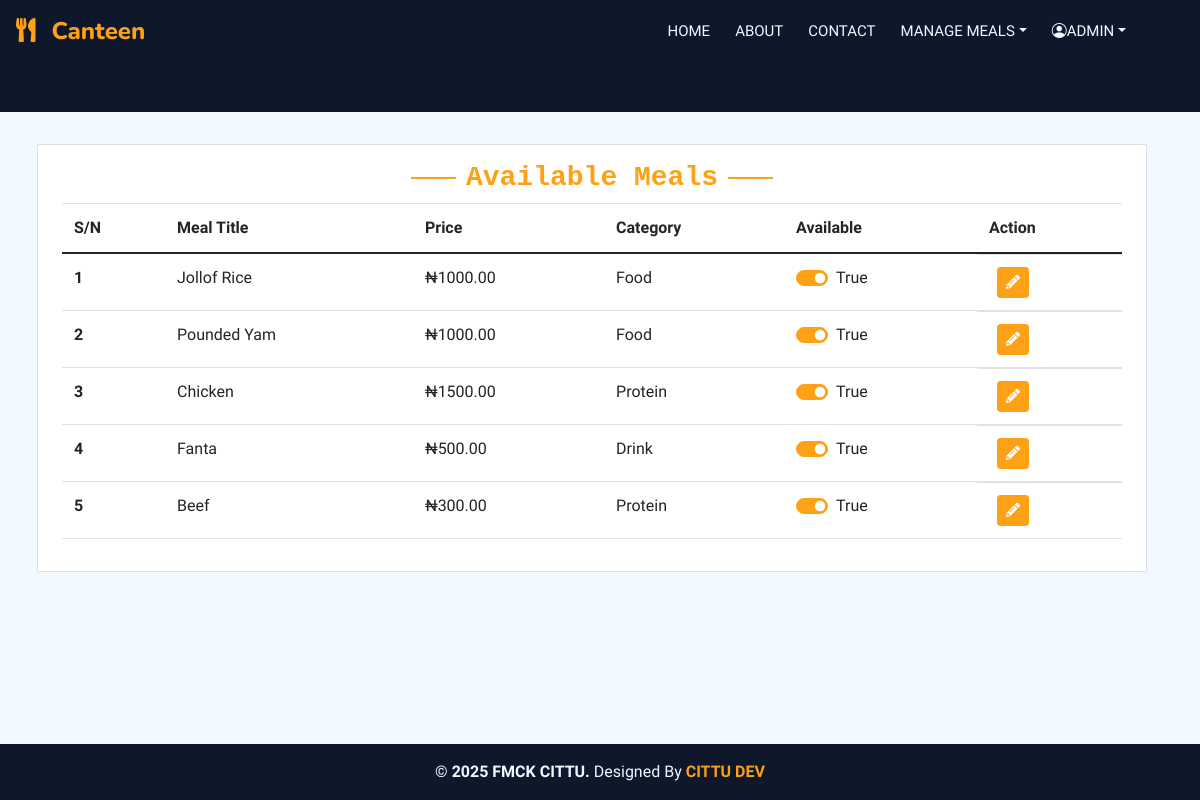
/canteen_manager (signed in), run on an earlier commit of the app's database.
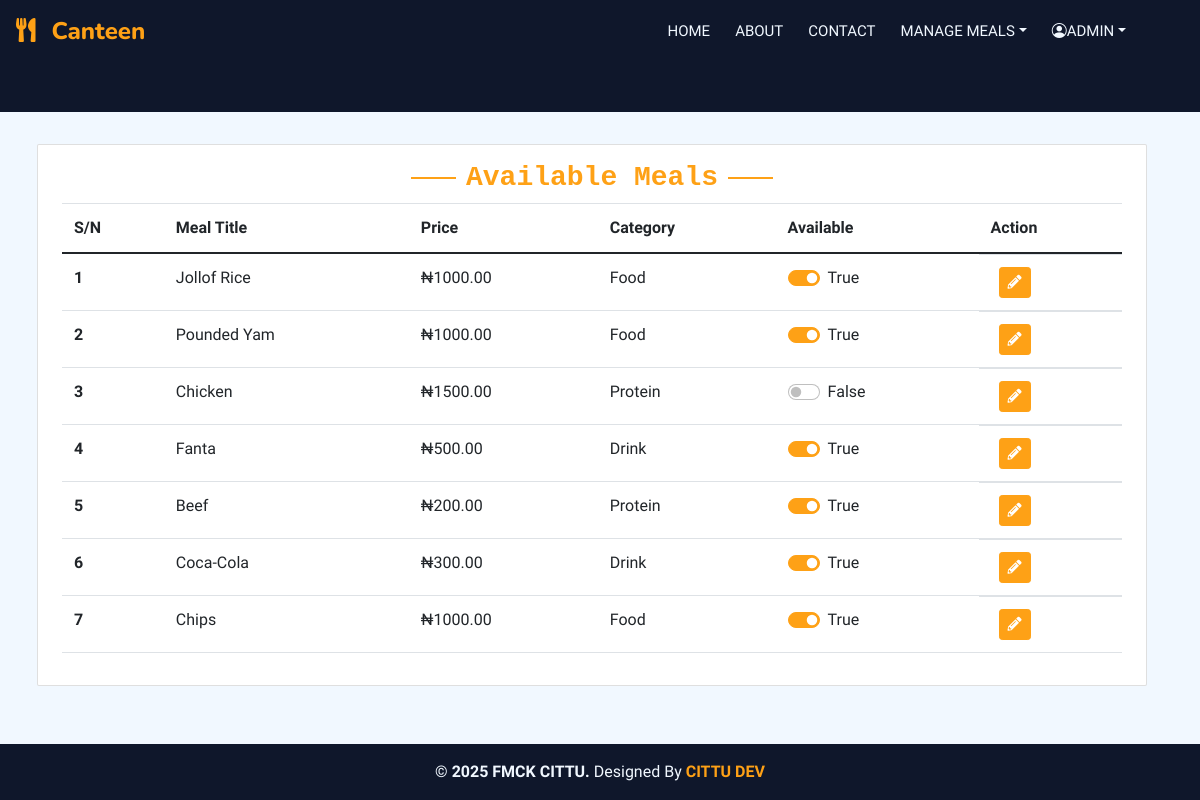
And on a later commit of the database.
### main/models.py (models this page shows, shortened)
class Meal(models.Model):
    title = models.CharField(max_length=25)
    price = models.DecimalField(max_digits=10, decimal_places=2)
    available = models.BooleanField(default=True)
    category = models.ForeignKey(Category, on_delete=models.SET_NULL, null=True)
    meals_image = models.ImageField(upload_to='meal_image', default='default.png', blank=True,null=True)
    date_created = models.DateTimeField(auto_now_add=True)
    class Meta:
        verbose_name_plural = "Meal"

class Category(models.Model):
    title = models.CharField(blank=True, null=True, max_length=25)
    class Meta:
        verbose_name_plural = "Category"
    def __str__(self):
        return self.title

### main/views.py (the view, shortened to what this page needs)
# urls.py: path('canteen_manager', views.canteen_manager, name="canteen_manager"),
@login_required
@group_required(['Canteen manager','Support','Developer'])
def canteen_manager(request):
    meals = Meal.objects.all()
    category = Category.objects.all()
    context = {'meals': meals, 'category': category}
    return render(request, 'main/canteen_manager.html', context)

### accounts/models.py (called while the page is built)
    def __str__(self):
        return self.title

    def __str__(self):
        return self.title

    def __str__(self):
        return self.title

### templates/main/canteen_manager.html (shortened to what this page needs)
{% extends 'base/base.html' %}
{% block content %}
<div class="container-xxl pt-2 pb-3">
    <div class="container">
        <br>
        <div class="row g-3">
            <div class="card" data-wow-delay="0.1s">
                <div class="card-body table-responsive">
                    <div class="d-flex justify-content-between">
                        <div class="mx-auto">
                            <h3 class="section-title ff-secondary text-center text-primary font-monospace">Available Meals</h3>
                        </div>
                      </div>
                    <table class="table">
                        <thead>
                          <tr>
                            <th scope="col">S/N</th>
                            <th scope="col">Meal Title</th>
                            <th scope="col">Price</th>
                            <th scope="col">Category</th>
                            <th scope="col">Available</th>
                            <th scope="col">Action</th>
                          </tr>
                        </thead>
                        <tbody class="table-group-divider">
                        {% for meal in meals %}
                          <tr>
                            <th scope="row">{{ forloop.counter }}</th>
                            <td>{{ meal.title }}</td>
                            <td>&#8358;{{ meal.price }}</td>
                            <td>{{ meal.category }}</td>
                            <td>
                                <form method="POST" action="{% url 'canteen_manager' %}">
                                    <div class="form-check form-switch">
                                        <input class="form-check-input" type="checkbox" role="switch" id="available_{{ meal.id }}" name="available" onChange="this.form.submit();" {% if meal.available %}checked{% endif %}>
                                        <label class="form-check-label" for="available_{{ meal.id }}">{{ meal.available }}</label>
                                    </div>
                                </form>
                            </td>
                            <td class="d-flex">
                                <button class="btn btn-sm btn-primary mx-2" data-bs-toggle="modal" data-bs-target="#editMealModal{{ meal.id }}" title="Edit"><i class="fas fa-pencil-alt"></i></button>
                            </td>
                          </tr>
                        {% endfor %}
                        </tbody>
                    </table>
                </div>
            </div>
        </div>
    </div>
</div>
{% endblock content %}

What changed in the data, as far as the page shows it:
changed Meal "Chicken": available "☑" → "☐"; available "True" → "False"
changed Meal "Beef": price "300.00" → "200.00"
added Meal: title "Coca-Cola", price "300.00", category "Drink", available "☑", available "True"
added Meal: title "Chips", price "1000.00", category "Food", available "☑", available "True"
